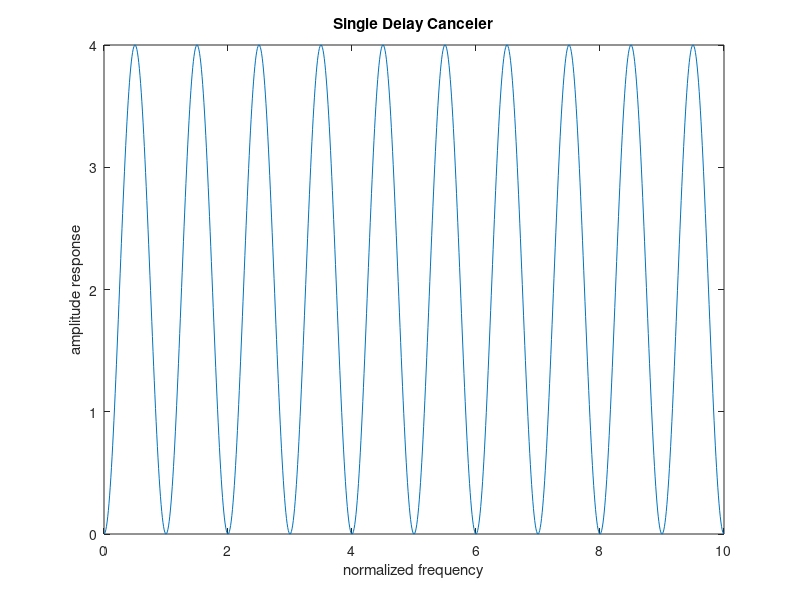
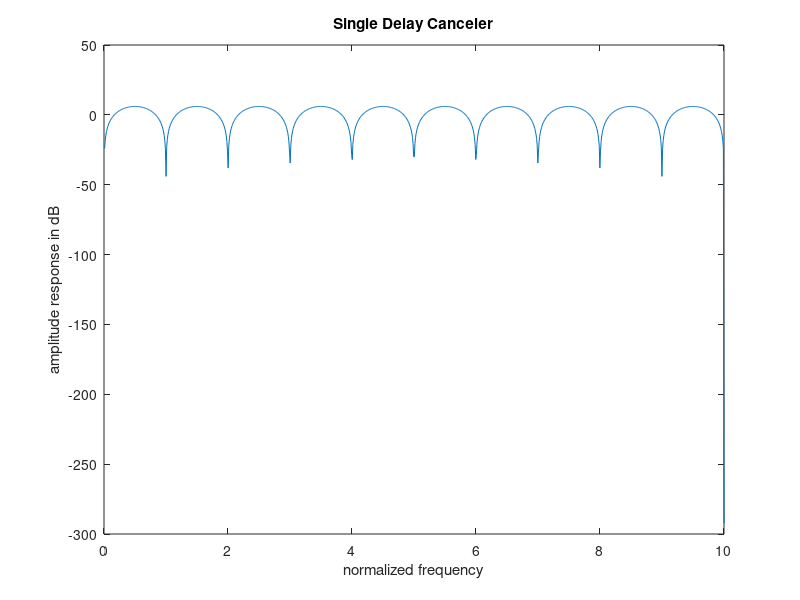

Reproduce these figures in MATLAB, in order.
f = linspace(0, 10, 1000);
w = 2*pi*f;
as = 4 * (sin(w./2).^2);
logas = 10*log10(as);
figure(100);
plot(f,as);
title("Single Delay Canceler");
xlabel("normalized frequency");
ylabel("amplitude response");
figure(200);
axis("tight");
plot(f,logas);
title("Single Delay Canceler");
xlabel("normalized frequency");
ylabel("amplitude response in dB");
